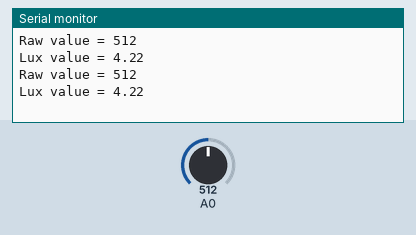
The sketch below on a simulated Arduino Uno, built with avr-gcc and run on an emulated ATmega328P. Shown: the last lines printed to the serial monitor. Inputs (shaded band) come from the test bench; at power-on: A0 = 512.

Above: at 3.2 s.
3.3 s: A0 set to 716
At 4.6 s:
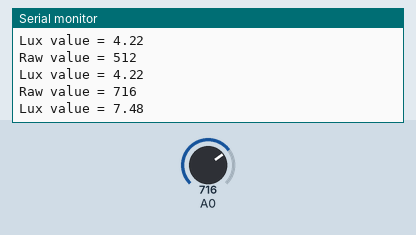
4.8 s: A0 set to 900
At 5.5 s:
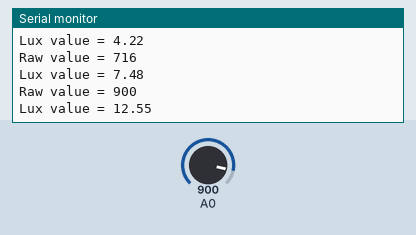
Timing chart, 0 to 7.8 s (numbered marks = the images above; inputs shaded):
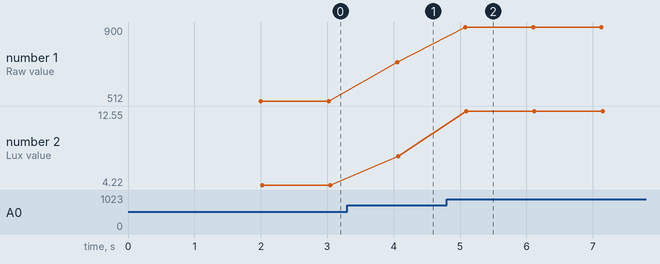

The sketch:

luxexample.ino
```cpp
#include "GA1A12S202.h"

GA1A12S202 luxValue(A0);

void setup()
{
    Serial.begin(9600);
    delay(2000);
}

void loop()
{
    Serial.print("Raw value = ");
    Serial.print(luxValue.getRaw());
	Serial.println();
    Serial.print("Lux value = ");
    Serial.println(luxValue.getLux());
	Serial.println();
    delay(1000);
}
```

Measured:
- after the input at 3.3 s, the serial monitor: prints a new line after 0.75 s (image 1)
- after the input at 4.8 s, the serial monitor: prints a new line after 0.28 s (image 2)
- plotted number 1: 512 → 716 after the input at 3.3 s, 716 → 900 after the input at 4.8 s
- plotted number 2: 4.22 → 7.48 after the input at 3.3 s, 7.48 → 12.55 after the input at 4.8 s
